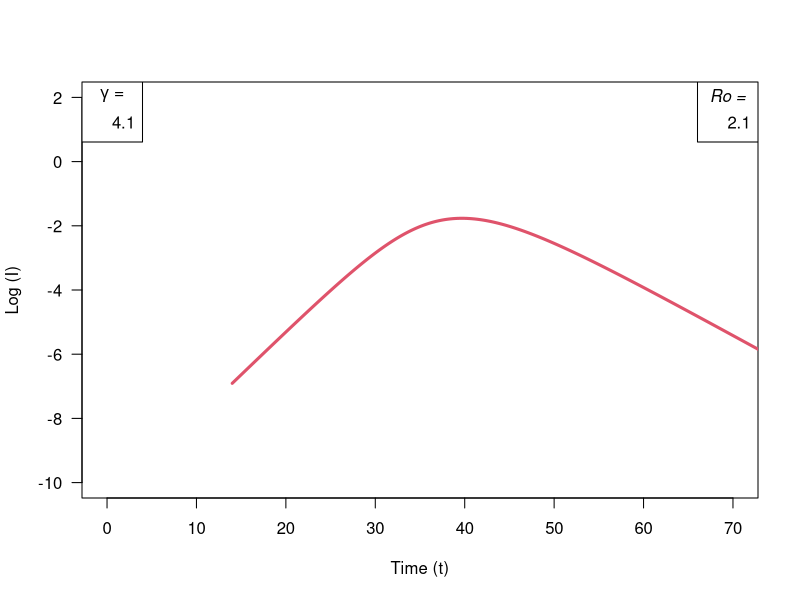

Here is the R script that generated this plot: (Note: this script raises an error after producing the figure.)
library(deSolve)

## Vector Field for SIR model
SIR.vector.field <- function(t, vars=c(S,I,R), parms=c(R_0,gamma)) {
  with(as.list(c(parms, vars)), {
    dS <- -gamma*R_0*S*I # dS/dt
    dI <- gamma*R_0*S*I - gamma*I # dI/dt
    dR <- gamma*I #dR/dt
    vec.fld <- c(dS=dS, dI=dI, dR=dR)
    return(list(vec.fld)) # ode() requires a list
  })
}

## Plot solutions of the SIR model
tmax <- 70 # end time for numerical integration of the ODE
## draw box for plot:
plot(0,0,xlim=c(0,tmax),ylim=c(-10,2),
     type="n",xlab="Time (t)",ylab="Log (I)",las=1)

draw.soln <- function(ic=c(S=1,I=0), tmax=1,
                      times=seq(0,tmax,by=tmax/500),
                      func, parms, legend,... ) {
  soln <- ode(ic, times, func, parms)
  lines(times+14, log(soln[,"I"]), col=Rep_nums[i], lwd=3,... )
}#translate times to point where pim data begins exponential growth

##Initial conditions:
I0 <- 0.001
S0 <- 1 - I0
R0 <- 1 - I0 - S0

##Draw solutions for several values of parameter R_0:
Rep_nums <- c(2.1)
gamma <- 1/4.1

for (i in 1:length(Rep_nums)) {
  draw.soln(ic=c(S=S0,I=I0,R=R0), tmax=tmax,
            func=SIR.vector.field,
            parms=c(R_0=Rep_nums[i],gamma),
            lty=i #Different line style for each solution
  )
}
##Legend for Ro
legend("topright",legend=Rep_nums, title = expression(paste(italic("Ro ="))))

##Legend for gamma
legend("topleft", legend=(1/gamma), title = expression(paste(gamma," =")))

## Plots log of mortality data and translates down 8 units
points(df$date,log(df$pim)-8)
